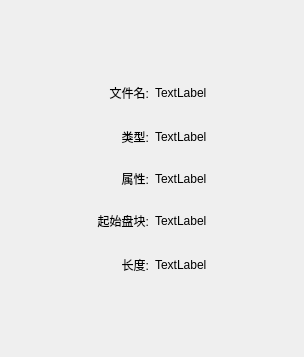
<?xml version="1.0" encoding="UTF-8"?>
<ui version="4.0">
 <class>attributeViewer</class>
 <widget class="QDialog" name="attributeViewer">
  <property name="geometry">
   <rect>
    <x>0</x>
    <y>0</y>
    <width>304</width>
    <height>357</height>
   </rect>
  </property>
  <property name="windowTitle">
   <string>Dialog</string>
  </property>
  <layout class="QGridLayout" name="gridLayout">
   <item row="0" column="0">
    <layout class="QVBoxLayout" name="verticalLayout_2">
     <item>
      <spacer name="verticalSpacer_5">
       <property name="orientation">
        <enum>Qt::Vertical</enum>
       </property>
       <property name="sizeHint" stdset="0">
        <size>
         <width>20</width>
         <height>40</height>
        </size>
       </property>
      </spacer>
     </item>
     <item>
      <layout class="QVBoxLayout" name="verticalLayout">
       <item>
        <layout class="QHBoxLayout" name="horizontalLayout">
         <item>
          <widget class="QLabel" name="label">
           <property name="contextMenuPolicy">
            <enum>Qt::DefaultContextMenu</enum>
           </property>
           <property name="layoutDirection">
            <enum>Qt::LeftToRight</enum>
           </property>
           <property name="text">
            <string>文件名:</string>
           </property>
           <property name="alignment">
            <set>Qt::AlignRight|Qt::AlignTrailing|Qt::AlignVCenter</set>
           </property>
          </widget>
         </item>
         <item>
          <widget class="QLabel" name="nameLabel">
           <property name="text">
            <string>TextLabel</string>
           </property>
          </widget>
         </item>
        </layout>
       </item>
       <item>
        <spacer name="verticalSpacer">
         <property name="orientation">
          <enum>Qt::Vertical</enum>
         </property>
         <property name="sizeHint" stdset="0">
          <size>
           <width>20</width>
           <height>20</height>
          </size>
         </property>
        </spacer>
       </item>
       <item>
        <layout class="QHBoxLayout" name="horizontalLayout_5">
         <item>
          <widget class="QLabel" name="label_2">
           <property name="text">
            <string>类型:</string>
           </property>
           <property name="alignment">
            <set>Qt::AlignRight|Qt::AlignTrailing|Qt::AlignVCenter</set>
           </property>
          </widget>
         </item>
         <item>
          <widget class="QLabel" name="typeLael">
           <property name="text">
            <string>TextLabel</string>
           </property>
          </widget>
         </item>
        </layout>
       </item>
       <item>
        <spacer name="verticalSpacer_2">
         <property name="orientation">
          <enum>Qt::Vertical</enum>
         </property>
         <property name="sizeHint" stdset="0">
          <size>
           <width>20</width>
           <height>18</height>
          </size>
         </property>
        </spacer>
       </item>
       <item>
        <layout class="QHBoxLayout" name="horizontalLayout_4">
         <item>
          <widget class="QLabel" name="label_3">
           <property name="text">
            <string>属性:</string>
           </property>
           <property name="alignment">
            <set>Qt::AlignRight|Qt::AlignTrailing|Qt::AlignVCenter</set>
           </property>
          </widget>
         </item>
         <item>
          <widget class="QLabel" name="attributeLabel">
           <property name="text">
            <string>TextLabel</string>
           </property>
          </widget>
         </item>
        </layout>
       </item>
       <item>
        <spacer name="verticalSpacer_3">
         <property name="orientation">
          <enum>Qt::Vertical</enum>
         </property>
         <property name="sizeHint" stdset="0">
          <size>
           <width>20</width>
           <height>18</height>
          </size>
         </property>
        </spacer>
       </item>
       <item>
        <layout class="QHBoxLayout" name="horizontalLayout_3">
         <item>
          <widget class="QLabel" name="label_4">
           <property name="text">
            <string>起始盘块:</string>
           </property>
           <property name="alignment">
            <set>Qt::AlignRight|Qt::AlignTrailing|Qt::AlignVCenter</set>
           </property>
          </widget>
         </item>
         <item>
          <widget class="QLabel" name="blockLabel">
           <property name="text">
            <string>TextLabel</string>
           </property>
          </widget>
         </item>
        </layout>
       </item>
       <item>
        <spacer name="verticalSpacer_4">
         <property name="orientation">
          <enum>Qt::Vertical</enum>
         </property>
         <property name="sizeHint" stdset="0">
          <size>
           <width>20</width>
           <height>20</height>
          </size>
         </property>
        </spacer>
       </item>
       <item>
        <layout class="QHBoxLayout" name="horizontalLayout_2" stretch="0,0">
         <item>
          <widget class="QLabel" name="label_5">
           <property name="text">
            <string>长度:</string>
           </property>
           <property name="alignment">
            <set>Qt::AlignRight|Qt::AlignTrailing|Qt::AlignVCenter</set>
           </property>
          </widget>
         </item>
         <item>
          <widget class="QLabel" name="lenLabel">
           <property name="text">
            <string>TextLabel</string>
           </property>
          </widget>
         </item>
        </layout>
       </item>
      </layout>
     </item>
     <item>
      <spacer name="verticalSpacer_6">
       <property name="orientation">
        <enum>Qt::Vertical</enum>
       </property>
       <property name="sizeHint" stdset="0">
        <size>
         <width>20</width>
         <height>40</height>
        </size>
       </property>
      </spacer>
     </item>
    </layout>
   </item>
  </layout>
 </widget>
 <resources/>
 <connections/>
</ui>
